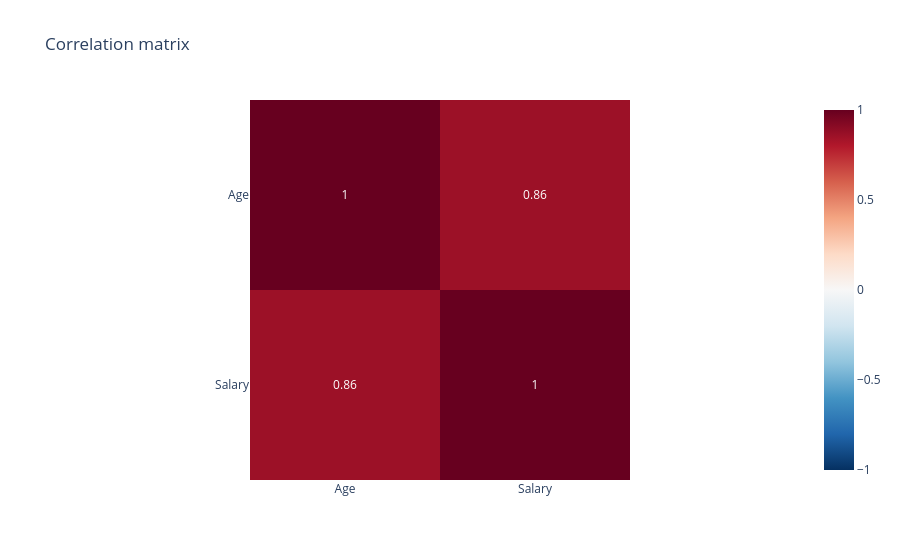

Notebook code cell kept with this figure:
### Code cell
# Correlation matrix
corr_matrix = dataset.corr(numeric_only=True).round(2)

fig = px.imshow(corr_matrix, text_auto=True, color_continuous_scale="RdBu_r", zmin=-1, zmax=1,
                title="Correlation matrix")
fig.show()

### Figure 1 — Plotly figure (JSON) as saved in the notebook; plotly's stock layout.template omitted (floating-point values rounded to 4 significant figures)
{"data": [{"coloraxis": "coloraxis", "hovertemplate": "x: %{x}<br>y: %{y}<br>color: %{z}<extra></extra>", "name": "0", "texttemplate": "%{z}", "type": "heatmap", "x": ["Age", "Salary"], "xaxis": "x", "y": ["Age", "Salary"], "yaxis": "y", "z": [[1.0, 0.86], [0.86, 1.0]]}], "layout": {"coloraxis": {"autocolorscale": false, "cmax": 1, "cmin": -1, "colorscale": [[0.0, "rgb(5,48,97)"], [0.1, "rgb(33,102,172)"], [0.2, "rgb(67,147,195)"], [0.3, "rgb(146,197,222)"], [0.4, "rgb(209,229,240)"], [0.5, "rgb(247,247,247)"], [0.6, "rgb(253,219,199)"], [0.7, "rgb(244,165,130)"], [0.8, "rgb(214,96,77)"], [0.9, "rgb(178,24,43)"], [1.0, "rgb(103,0,31)"]]}, "title": {"text": "Correlation matrix"}, "xaxis": {"anchor": "y", "constrain": "domain", "domain": [0.0, 1.0], "scaleanchor": "y"}, "yaxis": {"anchor": "x", "autorange": "reversed", "constrain": "domain", "domain": [0.0, 1.0]}}}
